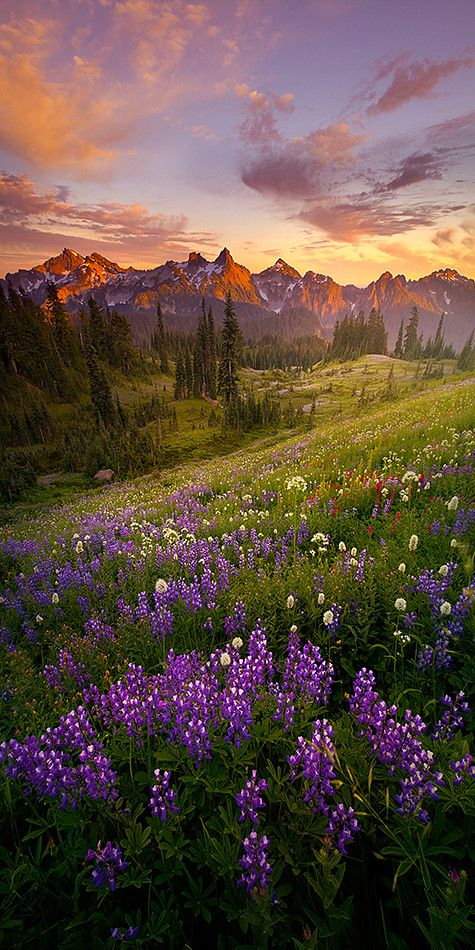
#> input picture acma_kapama/resim.jpg, 475 x 950 px
$ python acma_kapama.py
#> lines starting #> are read from the running program, lines starting #| are printed output that depends on the picture
import cv2
import numpy as np
import matplotlib.pyplot as plt

# Resmi oku (örnek resmi kendi dosya yolunuzla değiştirin)
resim_path = "resim.jpg"
resim = cv2.imread(resim_path, cv2.IMREAD_GRAYSCALE)
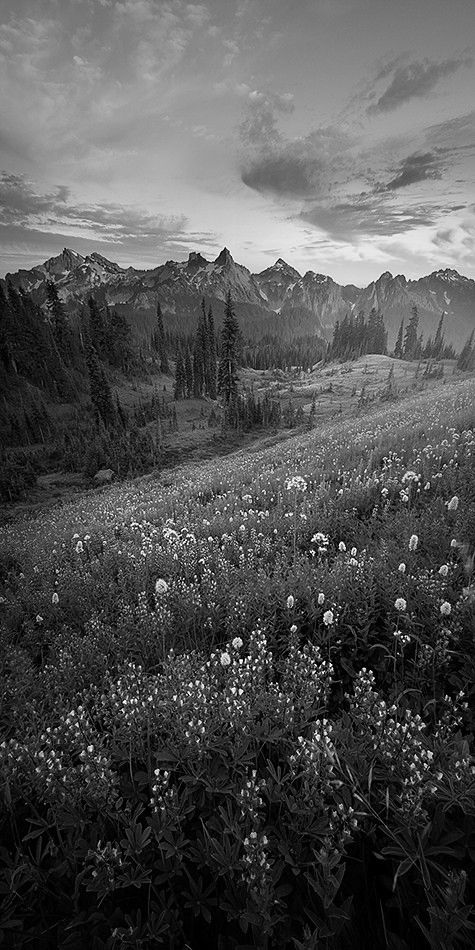
#> resim: shape (950, 475); min 0, max 255, mean 82.5

# Morfolojik işlem için kernel oluştur
kernel = np.ones((5, 5), np.uint8)

# Açma işlemi (erosion followed by dilation)
opening = cv2.morphologyEx(resim, cv2.MORPH_OPEN, kernel)
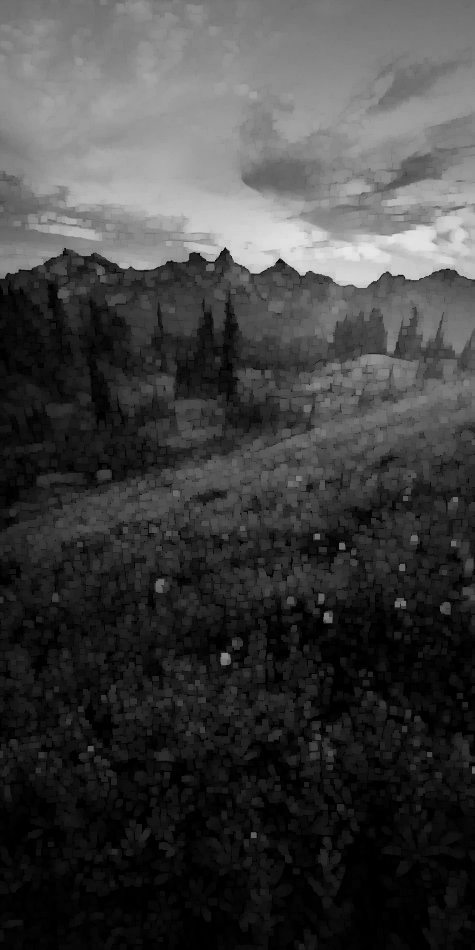
#> opening: shape (950, 475); min 0, max 230, mean 64.5

# Kapama işlemi (dilation followed by erosion)
closing = cv2.morphologyEx(resim, cv2.MORPH_CLOSE, kernel)
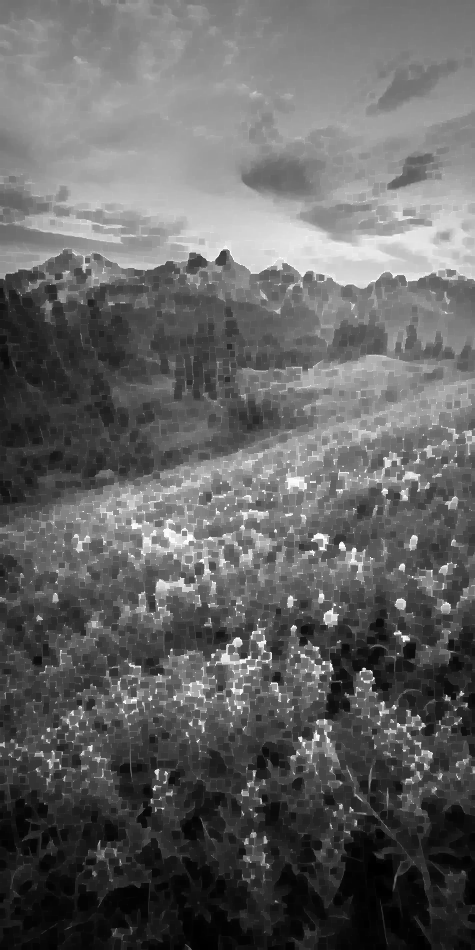
#> closing: shape (950, 475); min 0, max 255, mean 100

# Görselleştirme
plt.figure(figsize=(12, 6))

plt.subplot(1, 3, 1), plt.imshow(resim), plt.title('Orjinal Resim')
plt.subplot(1, 3, 2), plt.imshow(opening), plt.title('Açma İşlemi')
plt.subplot(1, 3, 3), plt.imshow(closing), plt.title('Kapama İşlemi')

plt.show()
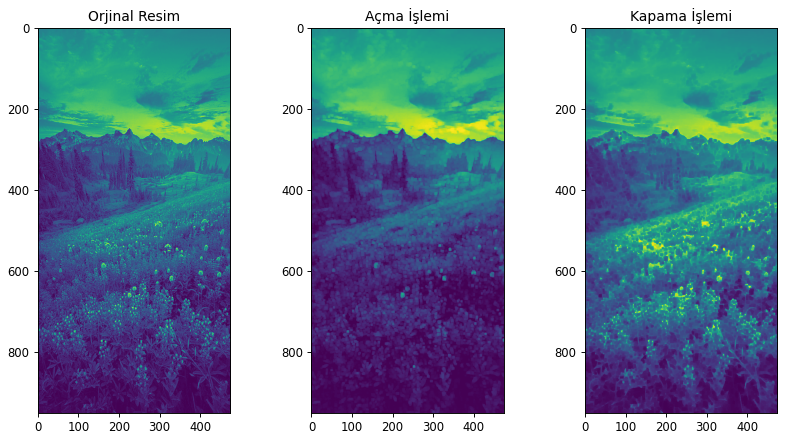
#> figure drawn by matplotlib, 3 panels
